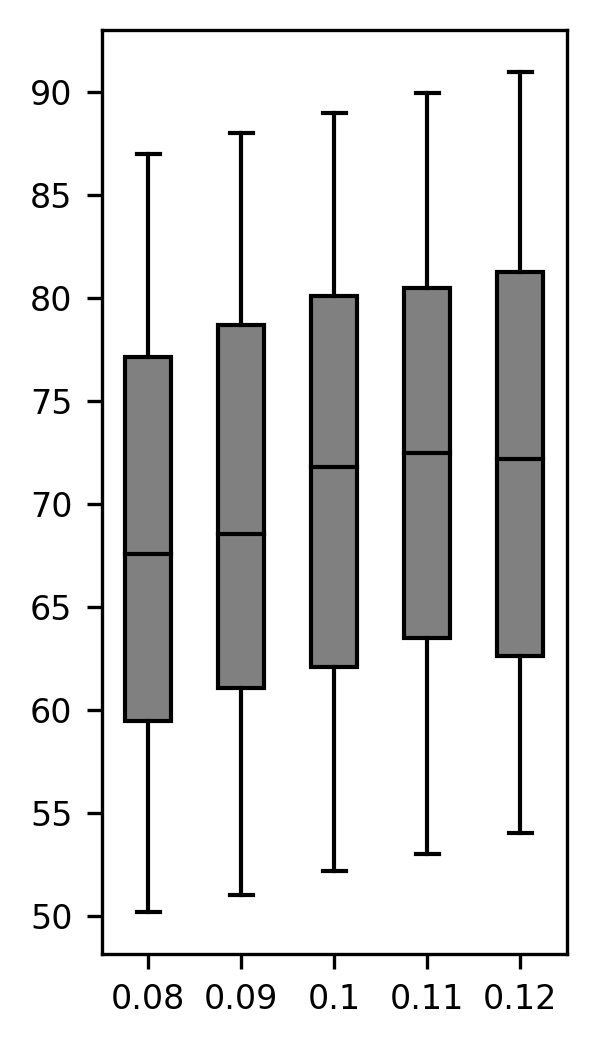

The script that drew this image:
# Import libraries
import matplotlib.pyplot as plt
import numpy as np

# Creating dataset
np.random.seed(14)

data_1 = np.random.uniform(50, 87, 500)
data_2 = np.random.uniform(51, 88, 500)
data_3 = np.random.uniform(52, 89, 500)
data_4 = np.random.uniform(53, 90, 500)
data_5 = np.random.uniform(54, 91, 500)

data = [data_1, data_2, data_3, data_4, data_5]

fig = plt.figure(figsize =(2, 4))

#set font size using rcParams
plt.rcParams.update({'font.size': 8})


ax = fig.add_subplot(111)

# Creating axes instance
bp = ax.boxplot(data, patch_artist = True,
                notch = False, vert = 1, showfliers = False)
colors = ['grey', 'grey', 'grey', 'grey', 'grey']

for patch, color in zip(bp['boxes'], colors):
    patch.set_facecolor(color)

# changing color and linewidth of
# whiskers
for whisker in bp['whiskers']:
    whisker.set(color ='black',
                linewidth = 1,
                linestyle ="-")

# changing color and linewidth of
# caps
for cap in bp['caps']:
    cap.set(color ='black',
            linewidth = 1)

# changing color and linewidth of
# medians
for median in bp['medians']:
    median.set(color ='black',
               linewidth = 1)

# changing style of fliers
# for flier in bp['fliers']:
#     flier.set(marker ='D',
#               color ='#e7298a',
#               alpha = 0.5)
    
# x-axis labels
ax.set_xticklabels(['0.08', '0.09', '0.1', '0.11', '0.12'])

#set y-axis label
# ax.set_ylabel('space used ($km^2$)')

# Adding title 
# plt.title("Customized box plot")

# Removing top axes and right axes ticks
ax.get_xaxis().tick_bottom()
ax.get_yaxis().tick_left()
    
plt.savefig('sensitivity_analysis/plots/forest-food-percent/codes/box_plots_MCP/S5_agg_0.8_month_wet.png', dpi = 300, bbox_inches = 'tight')
